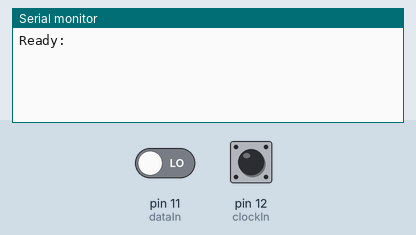
This sketch was run on a simulated Arduino Uno, built with avr-gcc and run on an emulated ATmega328P. Parts: the last lines printed to the serial monitor. The inputs (shaded band) are chosen by the test bench; at power-on: pin 12 (clockIn) HIGH, pin 11 (dataIn) LOW.

Above: at 1.2 s.
1.3 s: pin 12 (clockIn) driven LOW
At 2.5 s:
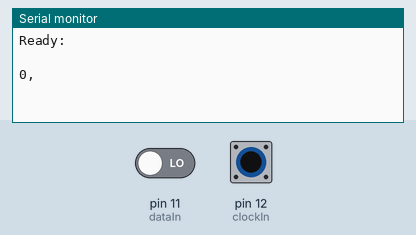
2.8 s: pin 12 (clockIn) pulsed HIGH 2 times (0.12 s each, 0.3 s apart)
At 3.13 s:
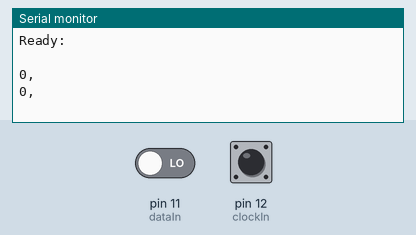

The sketch:

Parsing_caliper_output.ino
```cpp
//Simple Digital Calliper Reader
//See http://j44industries.blogspot.com/
#include<stdio.h>
//#include<math.h>
// Pin Declarations
int dataIn = 11;
int clockIn = 12;

// Variables
int clock = 1;
int lastClock = 1;
unsigned long time = 0;
unsigned long timeStart = 0;
int out = 0;


void setup() {
  // Pin Set Up
  pinMode(dataIn, INPUT);
  pinMode(clockIn, INPUT);


  Serial.begin(115200);
  Serial.println("Ready: ");
}

int array[25] = {1,0,0,0,0,0,0,0, 0,0,0,0,0,0,0,0, 0,0,0,0,0,0,0,0};


void loop(){

  lastClock = clock;
  clock = digitalRead(clockIn);

  if (lastClock == 1 && clock == 0){
    out = digitalRead(dataIn)+digitalRead(dataIn)+digitalRead(dataIn); // Tripple sampling to remove glitches
    if((micros() - time) > 800){
      Serial.println(" ");///------------------------------New Line
    }
    else if((micros() - time) > 400){
      Serial.print("  ");
    }

    if (out > 1){
      Serial.print("1");
    }
    else{
      Serial.print("0");
    }
    Serial.print(",");
    time = micros();
  }

  /*for(int counter = 0; counter <= 24; counter++)
    Serial.print(array[counter]);


  int x[6] = {1,1,1,1,1,1};


  int n =6;
  int dec=0;
  int j=0;


  for(int i=(n-1);i>=0;i--)
    {
        dec += (x[i]*power(2,j));
        j++;
    }

  Serial.println(dec);

  */
}


int power(int c, int d)
{
    int pow=1;
    int i=1;
    while(i<=d)
    {
        pow=pow*c;
        i++;
    }
    return pow;
}


void convertToChar(int binaryChar[],int LENGHT)
{
  int a[100];
  int n,dec=0;
  int j=0,f;
  for(int i=(n-1);i>=0;i--)
    {
        dec=(a[i]*pow(2,j))+dec;
        j++;
    }
}
```

Measured:
- after the input at 1.3 s, the serial monitor: prints a new line at once (image 1)
- after the input at 2.8 s, the serial monitor: prints a new line after 0.12 s (image 2)
